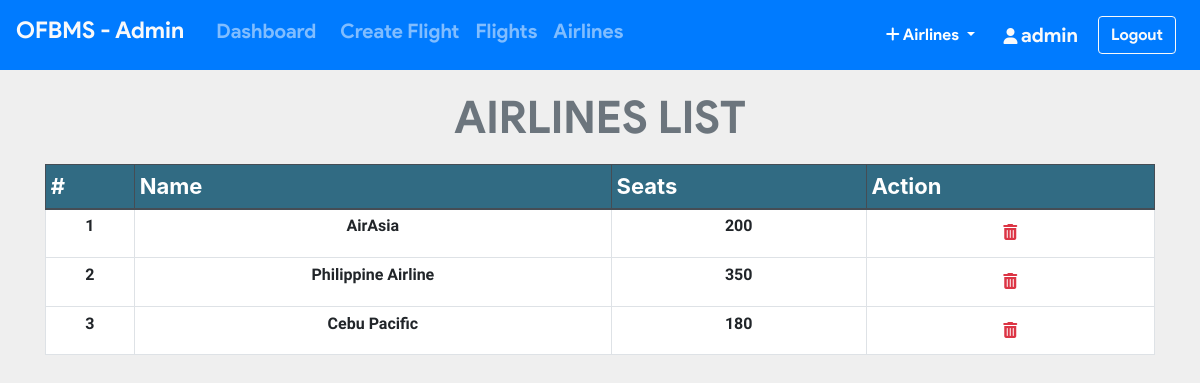
/admin/list_airlines.php (signed in), run on an earlier commit of the app's database.
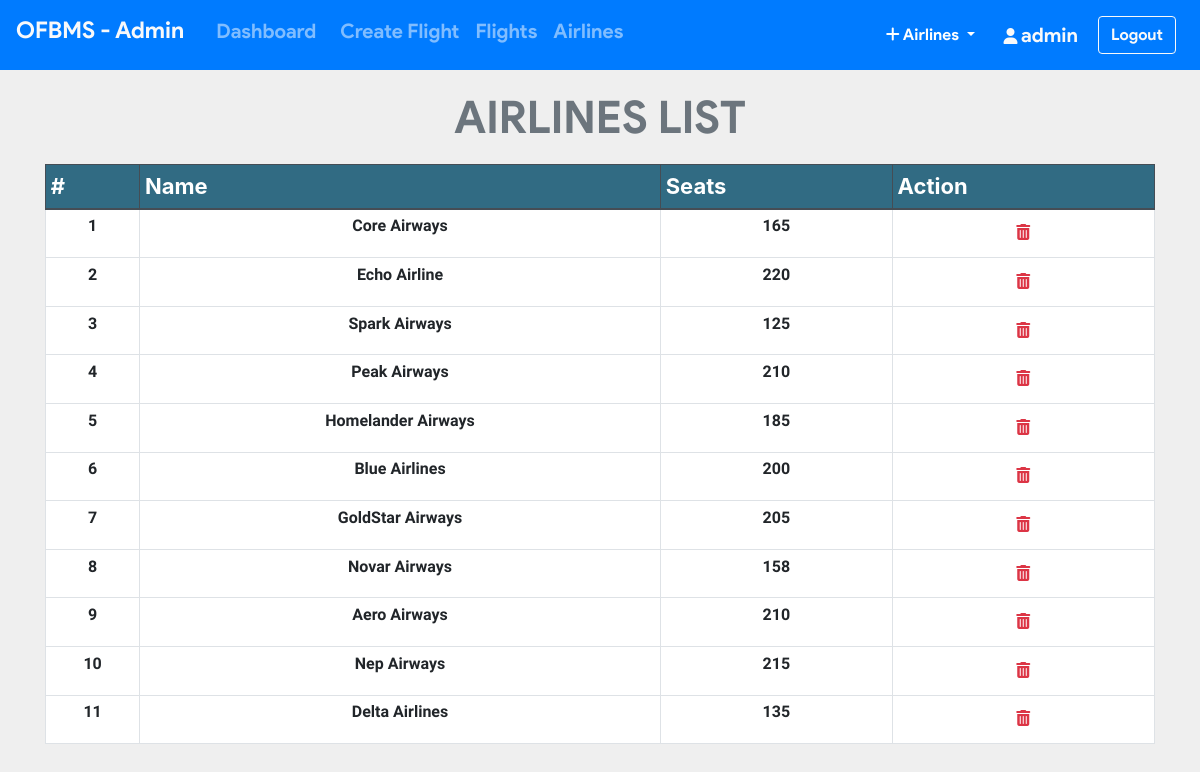
And on a later commit of the database.
### tables this page shows
CREATE TABLE `airline` (
  `airline_id` int(11) NOT NULL,
  `name` varchar(20) NOT NULL,
  `seats` int(11) NOT NULL
);

### admin/list_airlines.php (the view, shortened to what this page needs)
<?php include_once 'header.php'; ?>
<?php include_once 'footer.php';
require '../helpers/init_conn_db.php';?>
    <main>
        <?php if(isset($_SESSION['adminId'])) { ?>
          <div class="container-md mt-2">
            <h1 class="display-4 text-center text-secondary"
              >AIRLINES LIST</h1>
              <table class="table table-sm table-bordered">
              <thead class="thead-dark">
                <tr>
                  <th scope="col">#</th>
                  <th scope="col">Name</th>
                  <th scope="col">Seats</th>
                  <th scope="col">Action</th>
                </tr>
              </thead>
              <tbody>
                <?php
                $cnt=1;
                $sql = 'SELECT * FROM airline ORDER BY airline_id ASC';
                $stmt = mysqli_stmt_init($conn);
                mysqli_stmt_prepare($stmt,$sql);
                mysqli_stmt_execute($stmt);
                $result = mysqli_stmt_get_result($stmt);
                while ($row = mysqli_fetch_assoc($result)) {
                  echo "
                  <tr class='text-center'>
                    <td scope='row'>".$cnt." </a> </td>
                    <td>".$row['name']."</td>
                    <td>".$row['seats']."</td>
                    <td>
                    <form action='list_airlines.php' method='post'>
                      <input name='airline_id' type='hidden' value=".$row['airline_id'].">
                      <button  class='btn' type='submit' name='del_airlines'>
                      <i class='text-danger fa fa-trash'></i></button>
                    </form>
                    </td>
                  </tr>
                  ";
               $cnt++; }
                ?>
              </tbody>
            </table>
          </div>
        <?php } ?>
    </main>

### admin/header.php (shortened to what this page needs)
<!doctype html>
<html lang="en">
    <head>
        <link rel="stylesheet" href="https://stackpath.bootstrapcdn.com/font-awesome/4.7.0/css/font-awesome.min.css">
        <link rel="stylesheet" href="https://stackpath.bootstrapcdn.com/bootstrap/4.5.2/css/bootstrap.min.css">
    </head>
    <body>
        <nav class="navbar navbar-custom navbar-expand-lg navbar-dark bg-primary">
          <a class="navbar-brand text-light" href="index.php"><h4>OFBMS - Admin</h4></a>
        <div class="collapse navbar-collapse" id="navbarSupportedContent">
          <?php
              if(isset($_SESSION['adminId'])) { ?>
                <ul class="navbar-nav mr-auto">
                <li class="nav-item">
                    <a class="nav-link" href="index.php">
                      <h5 class="ml-2"> Dashboard</h5>
                    </a>
                  </li>
                  <li class="nav-item">
                    <a class="nav-link" href="flight.php">
                      <h5 class="ml-2"> Create Flight</h5>
                    </a>
                  </li>
                  <li class="nav-item">
                    <a class="nav-link" href="all_flights.php">
                      <h5>Flights</h5>
                    </a>
                  </li>
                  <li class="nav-item">
                    <a class="nav-link" href="list_airlines.php">
                      <h5>Airlines</h5>
                    </a>
                  </li>
                </ul>
                <ul class="nav navbar-nav navbar-right">
                  <li class="nav-item">
                    <div class="dropdown mt-2">
                      <button class="btn bg-transparent dropdown-toggle text-white" type="button"
                        id="dropdownMenuButton" data-toggle="dropdown"
                          aria-haspopup="true" aria-expanded="false">
                        <i class="fa fa-plus text-white"></i> Airlines </td>
                      </button>
                    </div>
                  </li>
                  <li class="nav-item  p-1 border-light ">
                      <a class="nav-link" href="">
                          <i class="ml-1 fa fa-user text-light"></i>
                          <span class="nav_link text-light"
                            style="font-size: 20px;">
                          <?php echo  $_SESSION['adminUname']; ?>
                          </span>
                      </a>
                  </li>
                </ul>
                <form action="../includes/logout.inc.php" method="POST">
                <button class="btn btn-outline-light m-2" type="submit">
                    Logout </button>
                </form>
            </div>
            <?php } ?>
        </nav>

### admin/footer.php (shortened to what this page needs)
  </body>
</html>

### admin/header.php (style rules this page uses)
.navbar-custom { background-color: #3a3a3a; font-family: 'product sans', cursive; }
h4 { font-size: 23px !important; }
.table .thead-dark th { background-color: #316b83; }

### admin/list_airlines.php (style rules this page uses)
table { background-color: white; }
h1 { margin-top: 20px; margin-bottom: 20px; font-family: 'product sans'; font-size: 45px !important; font-weight: lighter; }
body { background-color: #efefef; }
th { font-size: 22px; }
td { margin-top: 10px !important; font-size: 16px; font-weight: bold; font-family: 'Assistant', sans-serif !important; }

What changed in the data, as far as the page shows it:
changed airline: name "AirAsia" → "Core Airways"; seats "200" → "165"
changed airline: name "Philippine Airline" → "Echo Airline"; seats "350" → "220"
changed airline: name "Cebu Pacific" → "Spark Airways"; seats "180" → "125"
added airline: name "Peak Airways", seats "210"
added airline: name "Homelander Airways", seats "185"
added airline: name "Blue Airlines", seats "200"
added airline: name "GoldStar Airways", seats "205"
added airline: name "Novar Airways", seats "158"
added airline: name "Aero Airways", seats "210"
added airline: name "Nep Airways", seats "215"
added airline: name "Delta Airlines", seats "135"
